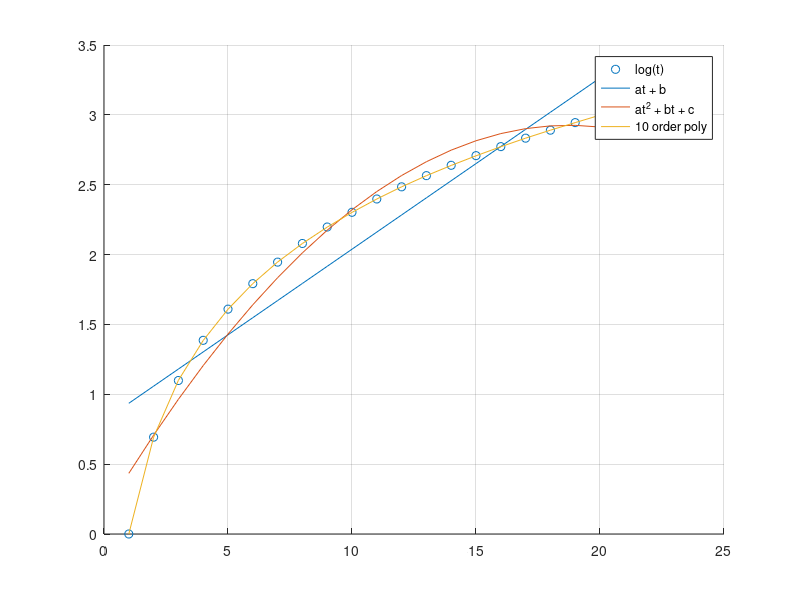

This figure's MATLAB source:
t = (1:21)';             % t = 1, 2, ..., 21
Y = log(t);              % true output (no noise)

%% Model 1: y = a*t + b

% 1. y = Y
% 2. phi = [t, 1]; theta = [a; b]

% regressor matrix
Phi1 = [t, ones(size(t))];

% least squares estimate
theta1 = inv(Phi1' * Phi1) * Phi1' * Y; % Important to use inv function!

% predicted output
Yhat1 = Phi1*theta1;

% loss
J1 = (Y - Yhat1)' * (Y - Yhat1);

%% Model 2: y = a*t^2 + b*t + c
% Phi2 = [t^2, t, 1]
Phi2 = [t.^2, t, ones(size(t))];
% Least square estimate
theta2 = inv(Phi2' * Phi2) * Phi2' * Y;
Yhat2 = Phi2*theta2;

% Loss function
J2 = (Y - Yhat2)'*(Y - Yhat2);

%% Model 3: y = a0 + a1*t + ... + a10*t^10
% Phi = [t^10, t^9, ..., t, 1]
Phi3 = [t.^10, t.^9, t.^8, t.^7, t.^6, t.^5, t.^4, t.^3, t.^2, t, ones(size(t))];
% Least squares estimator
theta3 = inv(Phi3' * Phi3) * Phi3' * Y;
Yhat3 = Phi3*theta3;

% Loss function
J3 = (Y - Yhat3)'*(Y - Yhat3);

%% Figures

figure;
hold on; grid on;
scatter(t, Y)
plot(t, Yhat1)
plot(t, Yhat2)
plot(t, Yhat3)
legend('log(t)', 'at + b', 'at^2 + bt + c', '10 order poly')
